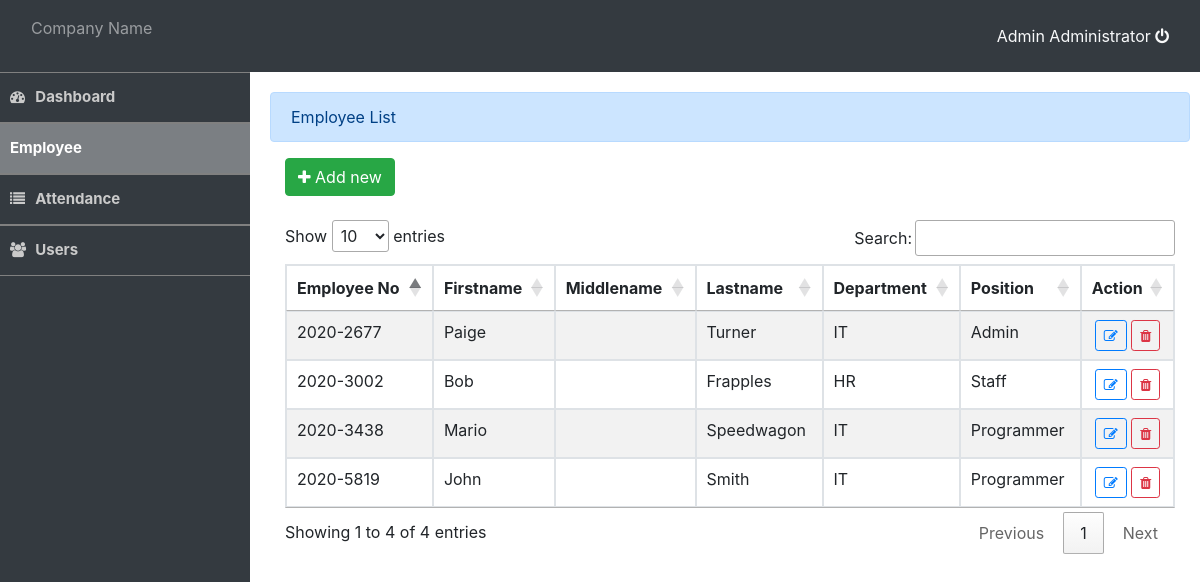
/admin/employee.php (signed in), run on the app's committed database.
### tables this page shows
CREATE TABLE `users` (
  `id` int(20) NOT NULL,
  `username` varchar(30) NOT NULL,
  `password` varchar(100) NOT NULL,
  `firstname` varchar(100) NOT NULL,
  `lastname` varchar(100) NOT NULL
);

CREATE TABLE `employee` (
  `id` int(20) NOT NULL,
  `employee_no` varchar(100) NOT NULL,
  `firstname` varchar(50) NOT NULL,
  `middlename` varchar(20) NOT NULL,
  `lastname` varchar(50) NOT NULL,
  `department` varchar(100) NOT NULL,
  `position` varchar(100) NOT NULL
);

### admin/auth.php (called while the page is built, shortened)
<?php
	require_once 'db_connect.php';
	$user_qry = $conn->query("SELECT * FROM users WHERE `id` = '".$_SESSION['login_id']."' ") or die(mysqli_error());
	$user = $user_qry->fetch_array();
	$user_name = $user['firstname']." ".$user['lastname'];
?>

### admin/employee.php (the view, shortened to what this page needs)
<!DOCTYPE html>
<?php
	require_once 'auth.php';
?>
<html lang="eng">
	<head>
		<?php include('header.php') ?>
	</head>
	<body>
		<?php include('nav_bar.php') ?>
		<div class="container-fluid admin" >
			<div class="alert alert-primary">Employee List</div>
			<div class="well col-lg-12">
				<button class="btn btn-success" type="button" id="new_emp_btn"><span class="fa fa-plus"></span> Add new </button>
				<br>
				<br>
				<table id="table" class="table table-bordered table-striped">
					<thead>
						<tr>
							<th>Employee No</th>
							<th>Firstname</th>
							<th>Middlename</th>
							<th>Lastname</th>
							<th>Department</th>
							<th>Position</th>
							<th>Action</th>
						</tr>
					</thead>
					<tbody>
						<?php
							$employee_qry=$conn->query("SELECT * FROM employee") or die(mysqli_error());
							while($row=$employee_qry->fetch_array()){
						?>
						<tr>
							<td><?php echo $row['employee_no']?></td>
							<td><?php echo $row['firstname']?></td>
							<td><?php echo $row['middlename']?></td>
							<td><?php echo $row['lastname']?></td>
							<td><?php echo $row['department']?></td>
							<td><?php echo $row['position']?></td>
							<td>
								<center>
								 <button class="btn btn-sm btn-outline-primary edit_employee" data-id="<?php echo $row['id']?>" type="button"><i class="fa fa-edit"></i></button>
								<button class="btn btn-sm btn-outline-danger remove_employee" data-id="<?php echo $row['id']?>" type="button"><i class="fa fa-trash"></i></button>
								</center>
							</td>
						</tr>
						<?php
							}
						?>
					</tbody>
				</table>
			</div>
			<br>
			<br>
			<br>
		</div>
	</body>
</html>

### admin/header.php (shortened to what this page needs)
<link rel = "stylesheet" type = "text/css" href = "../assets/css/bootstrap.min.css" />
<link rel = "stylesheet" type = "text/css" href = "https://stackpath.bootstrapcdn.com/font-awesome/4.7.0/css/font-awesome.min.css" />
<link rel = "stylesheet" type = "text/css" href = "https://cdn.datatables.net/1.10.21/css/jquery.dataTables.min.css" />
<link rel = "stylesheet" type = "text/css" href = "../assets/css/style.css" />

### admin/nav_bar.php (shortened to what this page needs)
	<nav class = "navbar navbar-header navbar-dark bg-dark">
	<div class = "container-fluid">
		<div class = "navbar-header">
			<p class = "navbar-text pull-right">Company Name</p>
		</div>
		<div class = "nav navbar-nav navbar-right">
			<a href="logout.php" class="text-light"><?php echo $user_name ?> <i class="fa fa-power-off"></i></a>
		</div>
	</div>
</nav>
<div id="sidebar" class="bg-dark">
	<div id="sidebar-field">
		<a href="home.php" class="sidebar-item">
				<div class="sidebar-icon"><i class="fa fa-dashboard"> </i>
				</div>
		Dashboard
		</a>
	</div>
	<div id="sidebar-field">
		<a href="employee.php" class="sidebar-item" id="Employee">
			Employee
		</a>
	</div>
	<div id="sidebar-field">
		<a href="attendance.php" class="sidebar-item">
				<div class="sidebar-icon"><i class="fa fa-list"> </i></div>  Attendance
		</a>
	</div>
	<div id="sidebar-field">
		<a href="users.php" class="sidebar-item">
				<div class="sidebar-icon"><i class="fa fa-users"> </i></div>  Users
		</a>
	</div>
</div>

### assets/css/style.css (style rules this page uses)
body { height:100%; }
div#sidebar { width: 250px; height: 95.3%; position: absolute; }
#sidebar-field { border-top:1px solid gray; }
#sidebar .sidebar-item { position: relative; height: 50px; padding: 10px; display: inline-flex; font-size: 15px; align-items: center; border-bottom: 1px solid gray; width: 100%; color: #cacaca; font-weight: 700 }
#sidebar .sidebar-item:hover, #sidebar .sidebar-item.active { color:white; text-decoration: unset; background: #ffffff59 }
#sidebar .sidebar-item .sidebar-icon { width:11%; padding: auto; }
.container-fluid.admin { padding: 20px; width: 80%; max-width: inherit; margin-left: 250px }

### data on the page
users: user_name "Admin Administrator"
employee: employee_no "2020-3438", firstname "Mario", lastname "Speedwagon", department "IT", position "Programmer"
employee: employee_no "2020-5819", firstname "John", lastname "Smith", department "IT", position "Programmer"
employee: employee_no "2020-2677", firstname "Paige", lastname "Turner", department "IT", position "Admin"
employee: employee_no "2020-3002", firstname "Bob", lastname "Frapples", department "HR", position "Staff"
